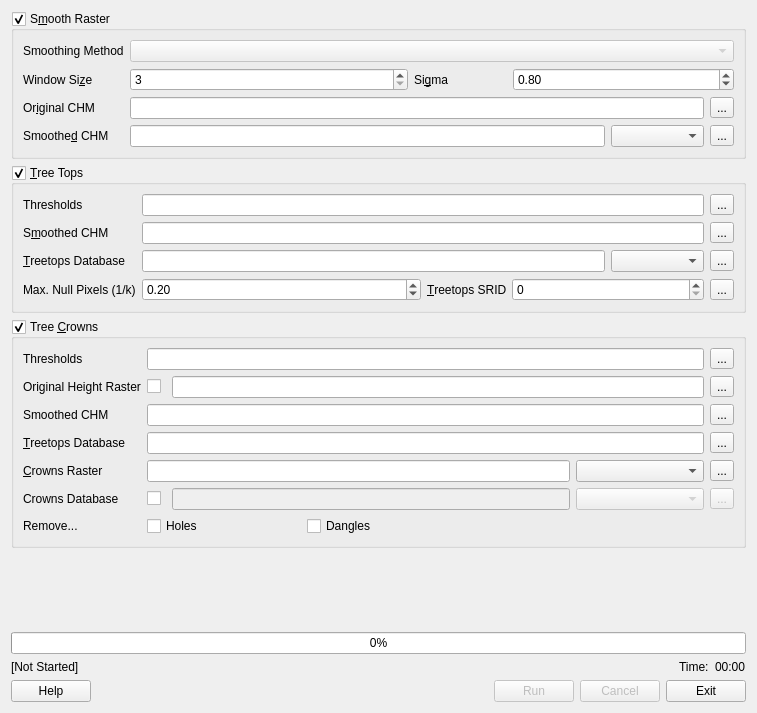
<?xml version="1.0" encoding="UTF-8"?>
<ui version="4.0">
 <class>TreetopsForm</class>
 <widget class="QWidget" name="TreetopsForm">
  <property name="geometry">
   <rect>
    <x>0</x>
    <y>0</y>
    <width>757</width>
    <height>713</height>
   </rect>
  </property>
  <property name="sizePolicy">
   <sizepolicy hsizetype="Fixed" vsizetype="Fixed">
    <horstretch>0</horstretch>
    <verstretch>0</verstretch>
   </sizepolicy>
  </property>
  <property name="windowTitle">
   <string>Treetops</string>
  </property>
  <layout class="QVBoxLayout" name="verticalLayout" stretch="0,0,0,0,0,0">
   <item>
    <widget class="QGroupBox" name="grpSmoothing">
     <property name="title">
      <string>S&amp;mooth Raster</string>
     </property>
     <property name="checkable">
      <bool>true</bool>
     </property>
     <layout class="QHBoxLayout" name="horizontalLayout_2">
      <item>
       <layout class="QGridLayout" name="smoothGrid">
        <item row="3" column="6">
         <widget class="QComboBox" name="cboSmoothSmoothedCHMDriver"/>
        </item>
        <item row="1" column="5" colspan="3">
         <widget class="QDoubleSpinBox" name="spnSmoothSigma">
          <property name="mouseTracking">
           <bool>false</bool>
          </property>
          <property name="minimum">
           <double>0.000000000000000</double>
          </property>
          <property name="value">
           <double>0.800000000000000</double>
          </property>
         </widget>
        </item>
        <item row="2" column="0">
         <widget class="QLabel" name="label_11">
          <property name="sizePolicy">
           <sizepolicy hsizetype="Fixed" vsizetype="Preferred">
            <horstretch>0</horstretch>
            <verstretch>0</verstretch>
           </sizepolicy>
          </property>
          <property name="text">
           <string>Or&amp;iginal CHM</string>
          </property>
          <property name="buddy">
           <cstring>txtSmoothOriginalCHM</cstring>
          </property>
         </widget>
        </item>
        <item row="1" column="4">
         <widget class="QLabel" name="label_2">
          <property name="text">
           <string>Si&amp;gma</string>
          </property>
          <property name="buddy">
           <cstring>spnSmoothSigma</cstring>
          </property>
         </widget>
        </item>
        <item row="1" column="0">
         <widget class="QLabel" name="label">
          <property name="sizePolicy">
           <sizepolicy hsizetype="Fixed" vsizetype="Preferred">
            <horstretch>0</horstretch>
            <verstretch>0</verstretch>
           </sizepolicy>
          </property>
          <property name="text">
           <string>Window Si&amp;ze</string>
          </property>
          <property name="buddy">
           <cstring>spnSmoothWindow</cstring>
          </property>
         </widget>
        </item>
        <item row="3" column="0">
         <widget class="QLabel" name="label_12">
          <property name="sizePolicy">
           <sizepolicy hsizetype="Fixed" vsizetype="Preferred">
            <horstretch>0</horstretch>
            <verstretch>0</verstretch>
           </sizepolicy>
          </property>
          <property name="text">
           <string>Smoothe&amp;d CHM</string>
          </property>
          <property name="buddy">
           <cstring>txtSmoothSmoothedCHM</cstring>
          </property>
         </widget>
        </item>
        <item row="3" column="7">
         <widget class="QToolButton" name="btnSmoothSmoothedCHM">
          <property name="mouseTracking">
           <bool>false</bool>
          </property>
          <property name="acceptDrops">
           <bool>false</bool>
          </property>
          <property name="text">
           <string>...</string>
          </property>
         </widget>
        </item>
        <item row="2" column="7">
         <widget class="QToolButton" name="btnSmoothOriginalCHM">
          <property name="mouseTracking">
           <bool>false</bool>
          </property>
          <property name="acceptDrops">
           <bool>false</bool>
          </property>
          <property name="text">
           <string>...</string>
          </property>
         </widget>
        </item>
        <item row="1" column="1" colspan="3">
         <widget class="QSpinBox" name="spnSmoothWindow">
          <property name="mouseTracking">
           <bool>false</bool>
          </property>
          <property name="minimum">
           <number>3</number>
          </property>
         </widget>
        </item>
        <item row="3" column="1" colspan="5">
         <widget class="QLineEdit" name="txtSmoothSmoothedCHM">
          <property name="mouseTracking">
           <bool>false</bool>
          </property>
          <property name="acceptDrops">
           <bool>false</bool>
          </property>
         </widget>
        </item>
        <item row="2" column="1" colspan="6">
         <widget class="QLineEdit" name="txtSmoothOriginalCHM">
          <property name="mouseTracking">
           <bool>false</bool>
          </property>
          <property name="acceptDrops">
           <bool>false</bool>
          </property>
          <property name="clearButtonEnabled" stdset="0">
           <bool>false</bool>
          </property>
         </widget>
        </item>
        <item row="0" column="0">
         <widget class="QLabel" name="label_5">
          <property name="sizePolicy">
           <sizepolicy hsizetype="Fixed" vsizetype="Preferred">
            <horstretch>0</horstretch>
            <verstretch>0</verstretch>
           </sizepolicy>
          </property>
          <property name="text">
           <string>Smoothing Method</string>
          </property>
         </widget>
        </item>
        <item row="0" column="1" colspan="7">
         <widget class="QComboBox" name="cboSmoothMethod">
          <property name="enabled">
           <bool>false</bool>
          </property>
          <property name="sizePolicy">
           <sizepolicy hsizetype="Expanding" vsizetype="Fixed">
            <horstretch>1</horstretch>
            <verstretch>0</verstretch>
           </sizepolicy>
          </property>
          <property name="currentText" stdset="0">
           <string/>
          </property>
          <property name="currentIndex">
           <number>-1</number>
          </property>
         </widget>
        </item>
       </layout>
      </item>
     </layout>
    </widget>
   </item>
   <item>
    <widget class="QGroupBox" name="grpTops">
     <property name="title">
      <string>&amp;Tree Tops</string>
     </property>
     <property name="checkable">
      <bool>true</bool>
     </property>
     <layout class="QHBoxLayout" name="horizontalLayout">
      <item>
       <layout class="QGridLayout" name="topsGrid">
        <item row="3" column="7">
         <widget class="QToolButton" name="btnTopsTreetopsSRID">
          <property name="mouseTracking">
           <bool>false</bool>
          </property>
          <property name="acceptDrops">
           <bool>false</bool>
          </property>
          <property name="text">
           <string>...</string>
          </property>
         </widget>
        </item>
        <item row="3" column="4">
         <widget class="QLabel" name="label_17">
          <property name="sizePolicy">
           <sizepolicy hsizetype="Fixed" vsizetype="Preferred">
            <horstretch>0</horstretch>
            <verstretch>0</verstretch>
           </sizepolicy>
          </property>
          <property name="text">
           <string>&amp;Treetops SRID</string>
          </property>
          <property name="buddy">
           <cstring>spnTopsTreetopsSRID</cstring>
          </property>
         </widget>
        </item>
        <item row="2" column="0">
         <widget class="QLabel" name="label_6">
          <property name="sizePolicy">
           <sizepolicy hsizetype="Fixed" vsizetype="Preferred">
            <horstretch>0</horstretch>
            <verstretch>0</verstretch>
           </sizepolicy>
          </property>
          <property name="text">
           <string>&amp;Treetops Database</string>
          </property>
          <property name="buddy">
           <cstring>txtTopsTreetopsDatabase</cstring>
          </property>
         </widget>
        </item>
        <item row="0" column="0">
         <widget class="QLabel" name="label_18">
          <property name="sizePolicy">
           <sizepolicy hsizetype="Fixed" vsizetype="Preferred">
            <horstretch>0</horstretch>
            <verstretch>0</verstretch>
           </sizepolicy>
          </property>
          <property name="text">
           <string>Thresholds</string>
          </property>
         </widget>
        </item>
        <item row="0" column="7">
         <widget class="QToolButton" name="btnTopsThresholds">
          <property name="enabled">
           <bool>true</bool>
          </property>
          <property name="text">
           <string>...</string>
          </property>
         </widget>
        </item>
        <item row="3" column="0">
         <widget class="QLabel" name="label_3">
          <property name="sizePolicy">
           <sizepolicy hsizetype="Fixed" vsizetype="Preferred">
            <horstretch>0</horstretch>
            <verstretch>0</verstretch>
           </sizepolicy>
          </property>
          <property name="text">
           <string>Max. Null Pixels (1/k)</string>
          </property>
         </widget>
        </item>
        <item row="1" column="0">
         <widget class="QLabel" name="label_16">
          <property name="sizePolicy">
           <sizepolicy hsizetype="Fixed" vsizetype="Preferred">
            <horstretch>0</horstretch>
            <verstretch>0</verstretch>
           </sizepolicy>
          </property>
          <property name="text">
           <string>S&amp;moothed CHM</string>
          </property>
          <property name="buddy">
           <cstring>txtTopsSmoothedCHM</cstring>
          </property>
         </widget>
        </item>
        <item row="1" column="7">
         <widget class="QToolButton" name="btnTopsSmoothedCHM">
          <property name="mouseTracking">
           <bool>false</bool>
          </property>
          <property name="acceptDrops">
           <bool>false</bool>
          </property>
          <property name="text">
           <string>...</string>
          </property>
         </widget>
        </item>
        <item row="2" column="7">
         <widget class="QToolButton" name="btnTopsTreetopsDatabase">
          <property name="mouseTracking">
           <bool>false</bool>
          </property>
          <property name="acceptDrops">
           <bool>false</bool>
          </property>
          <property name="text">
           <string>...</string>
          </property>
         </widget>
        </item>
        <item row="3" column="1" colspan="3">
         <widget class="QDoubleSpinBox" name="spnTopsMaxNulls">
          <property name="maximum">
           <double>1.000000000000000</double>
          </property>
          <property name="singleStep">
           <double>0.100000000000000</double>
          </property>
          <property name="value">
           <double>0.200000000000000</double>
          </property>
         </widget>
        </item>
        <item row="2" column="6">
         <widget class="QComboBox" name="cboTopsTreetopsDatabaseDriver"/>
        </item>
        <item row="1" column="1" colspan="6">
         <widget class="QLineEdit" name="txtTopsSmoothedCHM"/>
        </item>
        <item row="0" column="1" colspan="6">
         <widget class="QLineEdit" name="txtTopsThresholds">
          <property name="sizePolicy">
           <sizepolicy hsizetype="Expanding" vsizetype="Fixed">
            <horstretch>1</horstretch>
            <verstretch>0</verstretch>
           </sizepolicy>
          </property>
         </widget>
        </item>
        <item row="3" column="5" colspan="2">
         <widget class="QSpinBox" name="spnTopsTreetopsSRID">
          <property name="mouseTracking">
           <bool>false</bool>
          </property>
          <property name="focusPolicy">
           <enum>Qt::WheelFocus</enum>
          </property>
          <property name="acceptDrops">
           <bool>false</bool>
          </property>
          <property name="maximum">
           <number>999999</number>
          </property>
         </widget>
        </item>
        <item row="2" column="1" colspan="5">
         <widget class="QLineEdit" name="txtTopsTreetopsDatabase">
          <property name="mouseTracking">
           <bool>false</bool>
          </property>
          <property name="acceptDrops">
           <bool>false</bool>
          </property>
         </widget>
        </item>
       </layout>
      </item>
     </layout>
    </widget>
   </item>
   <item>
    <widget class="QGroupBox" name="grpCrowns">
     <property name="title">
      <string>Tree &amp;Crowns</string>
     </property>
     <property name="flat">
      <bool>false</bool>
     </property>
     <property name="checkable">
      <bool>true</bool>
     </property>
     <layout class="QHBoxLayout" name="horizontalLayout_3">
      <item>
       <layout class="QGridLayout" name="crownsGrid">
        <item row="3" column="0" colspan="2">
         <widget class="QLabel" name="label_15">
          <property name="sizePolicy">
           <sizepolicy hsizetype="Fixed" vsizetype="Preferred">
            <horstretch>0</horstretch>
            <verstretch>0</verstretch>
           </sizepolicy>
          </property>
          <property name="text">
           <string>&amp;Treetops Database</string>
          </property>
          <property name="buddy">
           <cstring>txtCrownsTreetopsDatabase</cstring>
          </property>
         </widget>
        </item>
        <item row="1" column="3" colspan="4">
         <widget class="QLineEdit" name="txtCrownsOriginalCHM"/>
        </item>
        <item row="1" column="2">
         <widget class="QCheckBox" name="chkCrownsUpdateHeights">
          <property name="text">
           <string/>
          </property>
         </widget>
        </item>
        <item row="1" column="0" colspan="2">
         <widget class="QLabel" name="label_4">
          <property name="sizePolicy">
           <sizepolicy hsizetype="Fixed" vsizetype="Preferred">
            <horstretch>0</horstretch>
            <verstretch>0</verstretch>
           </sizepolicy>
          </property>
          <property name="text">
           <string>Original Height Raster</string>
          </property>
         </widget>
        </item>
        <item row="2" column="0" colspan="2">
         <widget class="QLabel" name="label_13">
          <property name="sizePolicy">
           <sizepolicy hsizetype="Fixed" vsizetype="Preferred">
            <horstretch>0</horstretch>
            <verstretch>0</verstretch>
           </sizepolicy>
          </property>
          <property name="text">
           <string>Smoothed CHM</string>
          </property>
          <property name="buddy">
           <cstring>txtCrownsSmoothedCHM</cstring>
          </property>
         </widget>
        </item>
        <item row="0" column="7">
         <widget class="QToolButton" name="btnCrownsThresholds">
          <property name="text">
           <string>...</string>
          </property>
         </widget>
        </item>
        <item row="5" column="6">
         <widget class="QComboBox" name="cboCrownsCrownsDatabaseDriver">
          <property name="enabled">
           <bool>false</bool>
          </property>
         </widget>
        </item>
        <item row="1" column="7">
         <widget class="QToolButton" name="btnCrownsOriginalCHM">
          <property name="text">
           <string>...</string>
          </property>
         </widget>
        </item>
        <item row="2" column="7">
         <widget class="QToolButton" name="btnCrownsSmoothedCHM">
          <property name="mouseTracking">
           <bool>false</bool>
          </property>
          <property name="acceptDrops">
           <bool>false</bool>
          </property>
          <property name="text">
           <string>...</string>
          </property>
         </widget>
        </item>
        <item row="5" column="7">
         <widget class="QToolButton" name="btnCrownsCrownsDatabase">
          <property name="enabled">
           <bool>false</bool>
          </property>
          <property name="mouseTracking">
           <bool>false</bool>
          </property>
          <property name="acceptDrops">
           <bool>false</bool>
          </property>
          <property name="text">
           <string>...</string>
          </property>
         </widget>
        </item>
        <item row="4" column="6">
         <widget class="QComboBox" name="cboCrownsCrownsRasterDriver"/>
        </item>
        <item row="3" column="7">
         <widget class="QToolButton" name="btnCrownsTreetopsDatabase">
          <property name="mouseTracking">
           <bool>false</bool>
          </property>
          <property name="acceptDrops">
           <bool>false</bool>
          </property>
          <property name="text">
           <string>...</string>
          </property>
         </widget>
        </item>
        <item row="4" column="7">
         <widget class="QToolButton" name="btnCrownsCrownsRaster">
          <property name="mouseTracking">
           <bool>false</bool>
          </property>
          <property name="acceptDrops">
           <bool>false</bool>
          </property>
          <property name="text">
           <string>...</string>
          </property>
         </widget>
        </item>
        <item row="4" column="2" colspan="4">
         <widget class="QLineEdit" name="txtCrownsCrownsRaster">
          <property name="mouseTracking">
           <bool>false</bool>
          </property>
          <property name="acceptDrops">
           <bool>false</bool>
          </property>
         </widget>
        </item>
        <item row="5" column="3" colspan="3">
         <widget class="QLineEdit" name="txtCrownsCrownsDatabase">
          <property name="enabled">
           <bool>false</bool>
          </property>
          <property name="mouseTracking">
           <bool>false</bool>
          </property>
          <property name="acceptDrops">
           <bool>false</bool>
          </property>
         </widget>
        </item>
        <item row="3" column="2" colspan="5">
         <widget class="QLineEdit" name="txtCrownsTreetopsDatabase">
          <property name="mouseTracking">
           <bool>false</bool>
          </property>
          <property name="acceptDrops">
           <bool>false</bool>
          </property>
         </widget>
        </item>
        <item row="2" column="2" colspan="5">
         <widget class="QLineEdit" name="txtCrownsSmoothedCHM">
          <property name="mouseTracking">
           <bool>false</bool>
          </property>
          <property name="acceptDrops">
           <bool>false</bool>
          </property>
         </widget>
        </item>
        <item row="5" column="0" colspan="2">
         <widget class="QLabel" name="label_19">
          <property name="sizePolicy">
           <sizepolicy hsizetype="Fixed" vsizetype="Preferred">
            <horstretch>0</horstretch>
            <verstretch>0</verstretch>
           </sizepolicy>
          </property>
          <property name="text">
           <string>Crowns Database</string>
          </property>
         </widget>
        </item>
        <item row="0" column="2" colspan="5">
         <widget class="QLineEdit" name="txtCrownsThresholds">
          <property name="sizePolicy">
           <sizepolicy hsizetype="Expanding" vsizetype="Fixed">
            <horstretch>1</horstretch>
            <verstretch>0</verstretch>
           </sizepolicy>
          </property>
         </widget>
        </item>
        <item row="4" column="0" colspan="2">
         <widget class="QLabel" name="label_10">
          <property name="sizePolicy">
           <sizepolicy hsizetype="Fixed" vsizetype="Preferred">
            <horstretch>0</horstretch>
            <verstretch>0</verstretch>
           </sizepolicy>
          </property>
          <property name="text">
           <string>&amp;Crowns Raster</string>
          </property>
          <property name="buddy">
           <cstring>txtCrownsCrownsRaster</cstring>
          </property>
         </widget>
        </item>
        <item row="0" column="0" colspan="2">
         <widget class="QLabel" name="label_7">
          <property name="sizePolicy">
           <sizepolicy hsizetype="Fixed" vsizetype="Preferred">
            <horstretch>0</horstretch>
            <verstretch>0</verstretch>
           </sizepolicy>
          </property>
          <property name="text">
           <string>Thresholds</string>
          </property>
         </widget>
        </item>
        <item row="5" column="2">
         <widget class="QCheckBox" name="chkCrownsDoDatabase">
          <property name="sizePolicy">
           <sizepolicy hsizetype="Fixed" vsizetype="Fixed">
            <horstretch>0</horstretch>
            <verstretch>0</verstretch>
           </sizepolicy>
          </property>
          <property name="minimumSize">
           <size>
            <width>0</width>
            <height>0</height>
           </size>
          </property>
          <property name="maximumSize">
           <size>
            <width>19</width>
            <height>16777215</height>
           </size>
          </property>
          <property name="layoutDirection">
           <enum>Qt::LeftToRight</enum>
          </property>
          <property name="text">
           <string/>
          </property>
         </widget>
        </item>
        <item row="6" column="0" colspan="2">
         <widget class="QLabel" name="label_9">
          <property name="text">
           <string>Remove...</string>
          </property>
         </widget>
        </item>
        <item row="6" column="2" colspan="2">
         <widget class="QCheckBox" name="chkCrownsRemoveHoles">
          <property name="text">
           <string>Holes</string>
          </property>
         </widget>
        </item>
        <item row="6" column="4">
         <widget class="QCheckBox" name="chkCrownsRemoveDangles">
          <property name="text">
           <string>Dangles</string>
          </property>
         </widget>
        </item>
       </layout>
      </item>
     </layout>
    </widget>
   </item>
   <item>
    <spacer name="verticalSpacer">
     <property name="orientation">
      <enum>Qt::Vertical</enum>
     </property>
     <property name="sizeHint" stdset="0">
      <size>
       <width>20</width>
       <height>0</height>
      </size>
     </property>
    </spacer>
   </item>
   <item>
    <layout class="QGridLayout" name="gridLayout">
     <item row="1" column="0">
      <widget class="QLabel" name="lblStatus">
       <property name="text">
        <string>[Not Started]</string>
       </property>
      </widget>
     </item>
     <item row="1" column="1">
      <widget class="QLabel" name="label_8">
       <property name="sizePolicy">
        <sizepolicy hsizetype="Fixed" vsizetype="Preferred">
         <horstretch>0</horstretch>
         <verstretch>0</verstretch>
        </sizepolicy>
       </property>
       <property name="text">
        <string>Time:</string>
       </property>
      </widget>
     </item>
     <item row="1" column="2">
      <widget class="QLabel" name="lblRunTime">
       <property name="sizePolicy">
        <sizepolicy hsizetype="Fixed" vsizetype="Preferred">
         <horstretch>0</horstretch>
         <verstretch>0</verstretch>
        </sizepolicy>
       </property>
       <property name="text">
        <string>00:00</string>
       </property>
      </widget>
     </item>
     <item row="0" column="0" colspan="3">
      <widget class="QProgressBar" name="prgStep">
       <property name="mouseTracking">
        <bool>false</bool>
       </property>
       <property name="acceptDrops">
        <bool>false</bool>
       </property>
       <property name="value">
        <number>0</number>
       </property>
      </widget>
     </item>
    </layout>
   </item>
   <item>
    <layout class="QHBoxLayout" name="buttonLayout">
     <item>
      <widget class="QPushButton" name="btnHelp">
       <property name="mouseTracking">
        <bool>false</bool>
       </property>
       <property name="acceptDrops">
        <bool>false</bool>
       </property>
       <property name="text">
        <string>Help</string>
       </property>
      </widget>
     </item>
     <item>
      <spacer name="horizontalSpacer">
       <property name="orientation">
        <enum>Qt::Horizontal</enum>
       </property>
       <property name="sizeHint" stdset="0">
        <size>
         <width>40</width>
         <height>20</height>
        </size>
       </property>
      </spacer>
     </item>
     <item>
      <widget class="QPushButton" name="btnRun">
       <property name="enabled">
        <bool>false</bool>
       </property>
       <property name="mouseTracking">
        <bool>false</bool>
       </property>
       <property name="acceptDrops">
        <bool>false</bool>
       </property>
       <property name="text">
        <string>Run</string>
       </property>
      </widget>
     </item>
     <item>
      <widget class="QPushButton" name="btnCancel">
       <property name="enabled">
        <bool>false</bool>
       </property>
       <property name="mouseTracking">
        <bool>false</bool>
       </property>
       <property name="acceptDrops">
        <bool>false</bool>
       </property>
       <property name="text">
        <string>Cancel</string>
       </property>
      </widget>
     </item>
     <item>
      <widget class="QPushButton" name="btnExit">
       <property name="mouseTracking">
        <bool>false</bool>
       </property>
       <property name="acceptDrops">
        <bool>false</bool>
       </property>
       <property name="text">
        <string>Exit</string>
       </property>
      </widget>
     </item>
    </layout>
   </item>
  </layout>
 </widget>
 <tabstops>
  <tabstop>cboSmoothMethod</tabstop>
  <tabstop>spnSmoothWindow</tabstop>
  <tabstop>spnSmoothSigma</tabstop>
  <tabstop>txtSmoothOriginalCHM</tabstop>
  <tabstop>btnSmoothOriginalCHM</tabstop>
  <tabstop>txtSmoothSmoothedCHM</tabstop>
  <tabstop>cboSmoothSmoothedCHMDriver</tabstop>
  <tabstop>btnSmoothSmoothedCHM</tabstop>
  <tabstop>grpTops</tabstop>
  <tabstop>txtTopsThresholds</tabstop>
  <tabstop>btnTopsThresholds</tabstop>
  <tabstop>txtTopsSmoothedCHM</tabstop>
  <tabstop>btnTopsSmoothedCHM</tabstop>
  <tabstop>txtTopsTreetopsDatabase</tabstop>
  <tabstop>cboTopsTreetopsDatabaseDriver</tabstop>
  <tabstop>btnTopsTreetopsDatabase</tabstop>
  <tabstop>spnTopsMaxNulls</tabstop>
  <tabstop>spnTopsTreetopsSRID</tabstop>
  <tabstop>btnTopsTreetopsSRID</tabstop>
  <tabstop>grpCrowns</tabstop>
  <tabstop>txtCrownsOriginalCHM</tabstop>
  <tabstop>btnCrownsOriginalCHM</tabstop>
  <tabstop>txtCrownsSmoothedCHM</tabstop>
  <tabstop>btnCrownsSmoothedCHM</tabstop>
  <tabstop>txtCrownsTreetopsDatabase</tabstop>
  <tabstop>btnCrownsTreetopsDatabase</tabstop>
  <tabstop>txtCrownsCrownsRaster</tabstop>
  <tabstop>cboCrownsCrownsRasterDriver</tabstop>
  <tabstop>btnCrownsCrownsRaster</tabstop>
  <tabstop>txtCrownsCrownsDatabase</tabstop>
  <tabstop>cboCrownsCrownsDatabaseDriver</tabstop>
  <tabstop>btnCrownsCrownsDatabase</tabstop>
  <tabstop>btnRun</tabstop>
  <tabstop>btnCancel</tabstop>
  <tabstop>btnExit</tabstop>
  <tabstop>btnHelp</tabstop>
  <tabstop>grpSmoothing</tabstop>
 </tabstops>
 <resources/>
 <connections/>
</ui>
